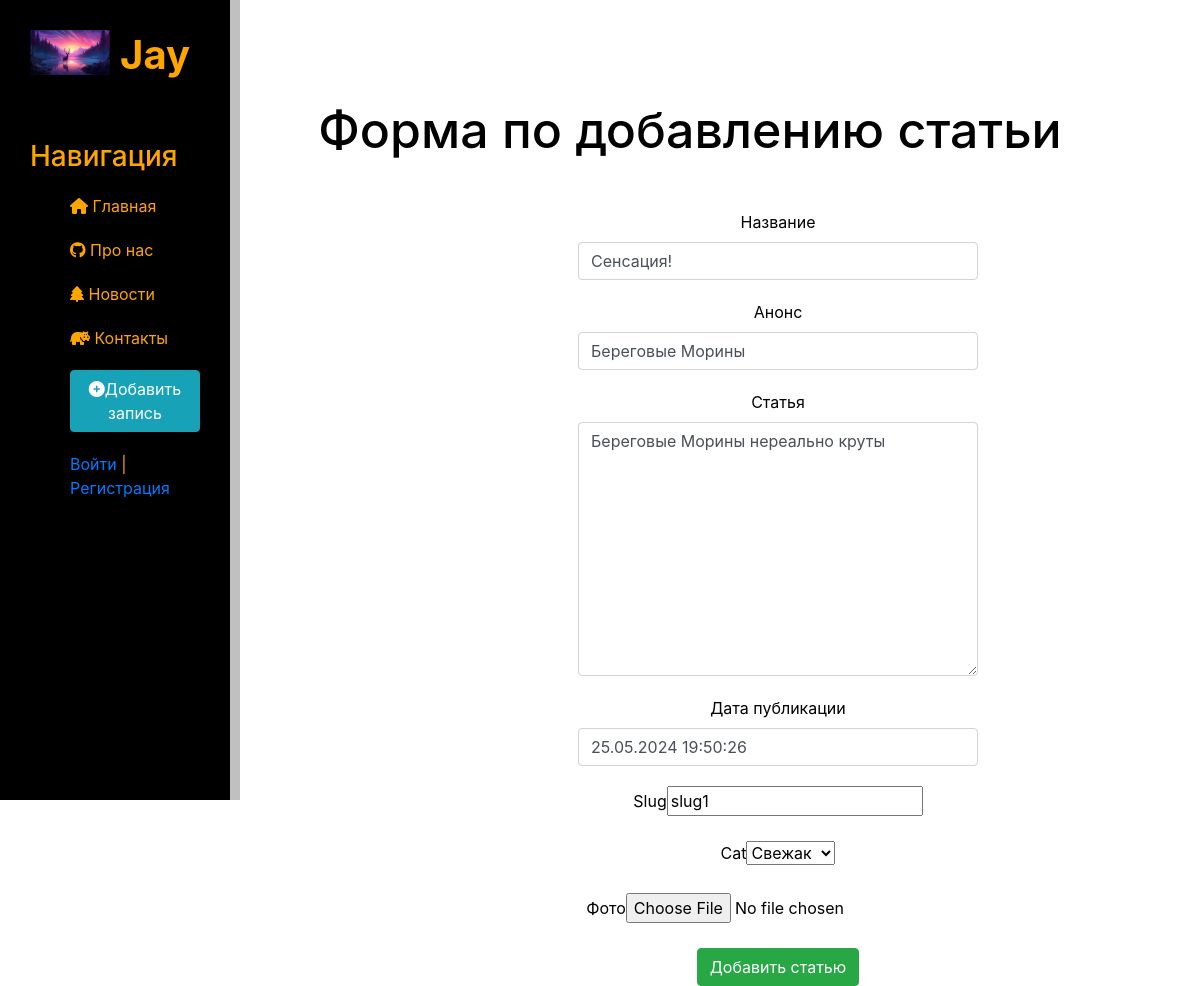
/news/slug1/update, run on an earlier commit of the app's database.
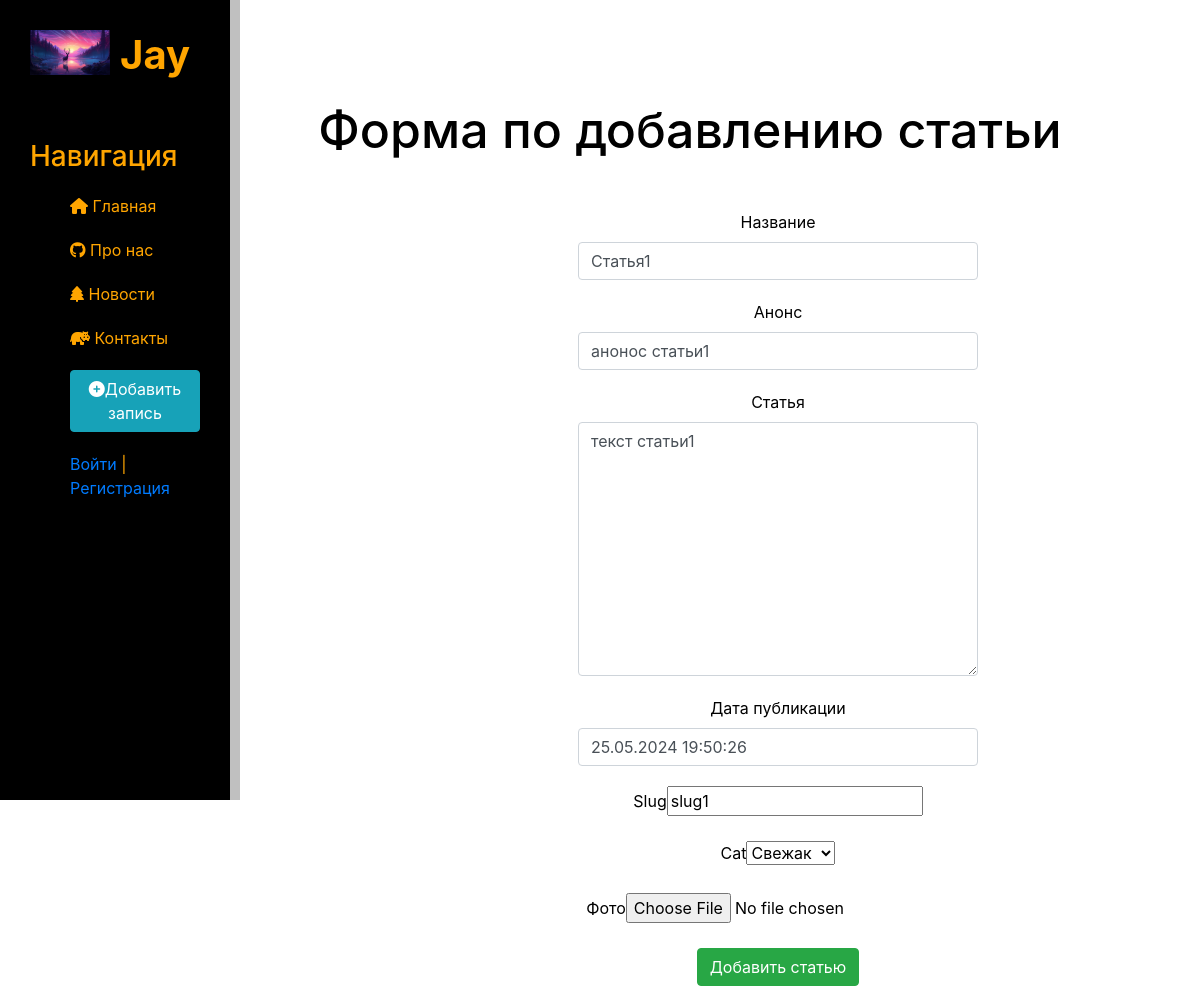
And on a later commit of the database.
### news/models.py (models this page shows, shortened)
class Articles(models.Model):   # в скобках указываем что мы все унаследуем от класса Model
    title = models.CharField('название', max_length=50) # через класс Model мы имеем доступ к дгуим классам как CharField
    anons = models.CharField('анонс', max_length=250) # CharField нужен для ввода строки
    full_text = models.TextField('Статья') # TextField нужен для ввода большего количества текста
    date = models.DateTimeField('Дата публикации') # DateTimeField нужен для отображения даты
    slug = models.SlugField(max_length=255, unique=True, db_index=True)
    cat = models.ForeignKey('Category', on_delete=models.PROTECT, null=True)
    photo = models.ImageField(upload_to='photos/%y/%m/%d', default=None, blank=True, null=True, verbose_name='Фото')
    class Meta:
        verbose_name = 'Новость' # указываем названия для таблицы в единственном числе
        verbose_name_plural = 'Новости' # в множественном
        ordering = ['date'] # отбор по дате добавления записи
        indexes = [models.Index(fields=['date'])] # связка идексов и даты публикации,НАВЕРНО

### news/views.py (the view)
# urls.py: path('<slug>/update', views.NewsUpdateView.as_view(), name = 'news-update'), # <int:pk> - динамеский номер записи(1,2,3,4 и т.д.), update - название url адреса для редактирования новостей
class NewsUpdateView(UpdateView): # создаем класс для редактирования и удаления записей на сайте
    model = Articles
    template_name = 'news/create.html' # перенаправление на шаблон
    form_class = ArticlesForm # подключаем форму

### news/forms.py
class ArticlesForm(ModelForm): # создаем класс с названием артиклформ и в скобках указываем что мы все наследуем от класса моделформ
    class Meta: # создаем вложенный класс
        model = Articles # создаем новую форму привязываем ее к таблице артиклс
        fields = ['title', 'anons', 'full_text', 'date','slug','cat', 'photo'] # подключаем строки из таблицы артиклс
        widgets = {
            'title': TextInput(attrs={  # к строке таблицы присваеваем класс, который позволяет вводить текст пользователю на сайте
                'class': 'form-control', # стиль текста
                'placeholder': 'Название статьи' # поле ввода текста
            }),
            'anons': TextInput(attrs={
                'class': 'form-control',
                'placeholder': 'Анонс статьи'
            }),
            'date': DateTimeInput(attrs={
                'class': 'form-control',
                'placeholder': 'Дата публикации'
            }),
            'full_text': Textarea(attrs={
                'class': 'form-control',
                'placeholder': 'Текст статьи'
            })
        }

### news/models.py (called while the page is built)
    def __str__(self):
        return self.name

### news/templates/news/create.html (shortened to what this page needs)
{% extends "main/layout.html" %}
{% block content %}
    <div class='features'>
        <h1>Форма по добавлению статьи</h1>
        <form method="post" enctype="multipart/form-data">
            {% for f in form %}
            <p><label class="form-label" for="{{ f.id_for_label }}">{{ f.label }}</label>{{ f }}</p>
            {% endfor %}
            <button class='btn btn-success' type="submit">Добавить статью</button>
        </form>
    </div>
{% endblock %}

### main/templates/main/layout.html (shortened to what this page needs)
{% load static %}
<!doctype html>
<html lang="ru">
<head>
    <link rel="stylesheet" href="https://cdn.jsdelivr.net/npm/bootstrap@4.6.2/dist/css/bootstrap.min.css">
    <link rel="stylesheet" href="{% static 'main/css/main.css' %}">
    <link rel="stylesheet" href="https://use.fontawesome.com/releases/v5.8.2/css/all.css">
</head>
<body>
     <aside>
         <img src="{% static 'main/img/backiee-294792.jpg' %}" alt="logo">
         <span class="logo">Jay</span>
         <h3>Навигация</h3>
         <ul>
             <a href="{% url 'home' %}"><li><i class="fa-solid fa-house"></i> Главная</li></a>
             <a href="{% url 'Laputa' %}"><li><i class="fa-brands fa-github"></i> Про нас</li></a>
             <a href="{% url 'news_home' %}"><li><i class="fa-sharp fa-solid fa-tree"></i> Новости</li></a>
             <a href=""><li><i class="fa-solid fa-hippo"></i> Контакты</li></a>
             <a href="{% url 'create' %}"><li><button class="btn btn-info"><i class="fas fa-plus-circle"></i>Добавить запись</button></li></a>
             {% if user.is_authenticated %}
                <li class="last"><a href="{% url 'users:profile' %}">{{user.username}}</a> | <a href="{% url 'users:logout' %}">выйти</a></li>
             {% else %}
                <li class="last"><a href="{% url 'users:login' %}">Войти</a> | <a href="{% url 'users:register' %}">Регистрация</a></li>
             {% endif%}
         </ul>
     </aside>
     <main>
         {% block content %}
         {% endblock %}
     </main>
</body>
</html>

### main/static/main/css/main.css (style rules this page uses)
aside img { width: 80px; float: left; }
aside { float: left; background: black; width: 20%; padding: 2.5%; height: 100vh; color: white; border-right: 10px solid silver; }
aside .logo { font-size: 40px; margin-left: 10px; font-weight: bold; position: relative; top: -5px; color: orange; }
aside h3 { margin-top: 50px; font-size: 28px; color: orange; }
aside ul { list-style: none }
aside ul li { color: orange; display: block; margin-top: 20px; transition: transform .6s ease; }
main .features { float: left; color: black; margin-top: 100px; text-align: center; width: 75%; }
main .features h1 { font-size: 50px; }
main .features p { max-width: 400px; margin: 20px auto }
form { margin-left: 32%; width: 500px; margin-top: 50px; }

What changed in the data, as far as the page shows it:
changed Articles "slug1": title "Сенсация!" → "Статья1"; anons "Береговые Морины" → "анонос статьи1"; full_text "Береговые Морины нереально круты" → "текст статьи1"
